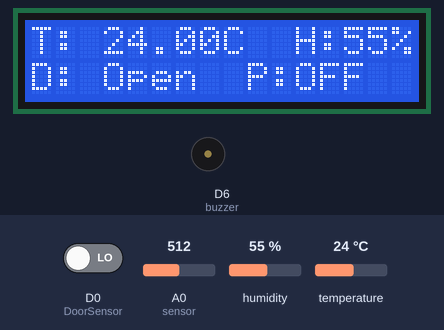
This sketch was run on a simulated ESP8266 (NodeMCU). Parts: 16×2 character LCD, buzzer (waves = sounding, pin HIGH). The test bench sets the inputs (shaded band); at power-on: D0 (DoorSensor) LOW, A0 (sensor) = 512, humidity 55 %, temperature 24 °C. WiFi joins after 1.5 s; servers stay silent unless stated; uploads are accepted with an empty reply; what the sketch prints to the serial monitor is not drawn.

Above: at 6.3 s.
6.4 s: D0 (DoorSensor) driven HIGH
At 9.6 s:
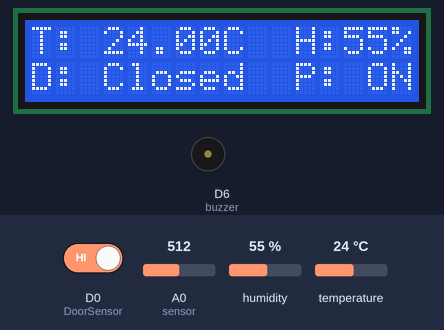
9.9 s: A0 (sensor) set to 978
15.2 s: A0 (sensor) set to 1009
At 20.4 s:
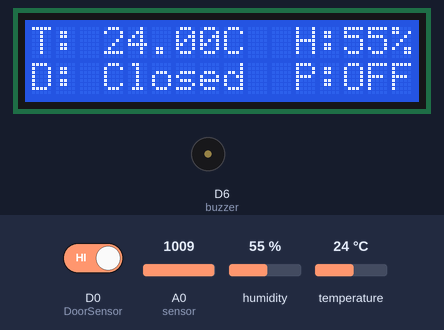
21.0 s: humidity set to 22 %
At 23.5 s:
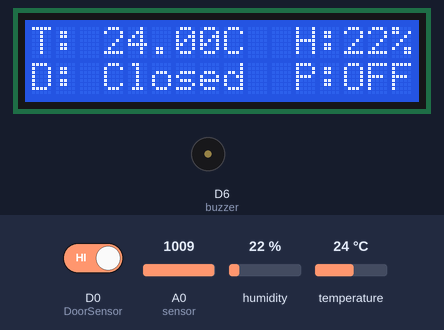
23.8 s: temperature set to 12 °C
At 25.7 s:
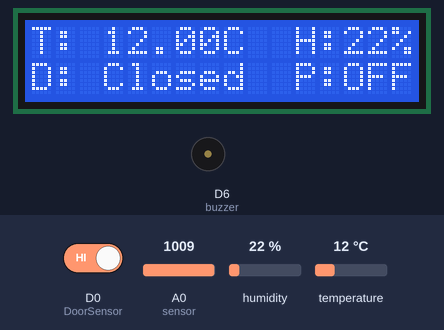
26.5 s: D0 (DoorSensor) driven LOW
At 29.0 s:
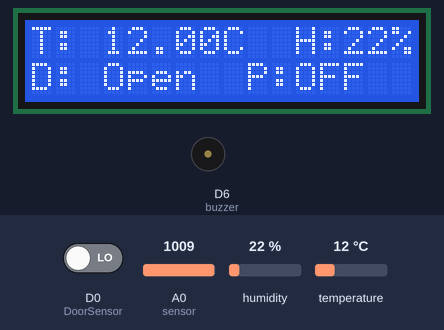
Timing chart, 0 to 30.3 s (numbered marks = the images above; inputs shaded):
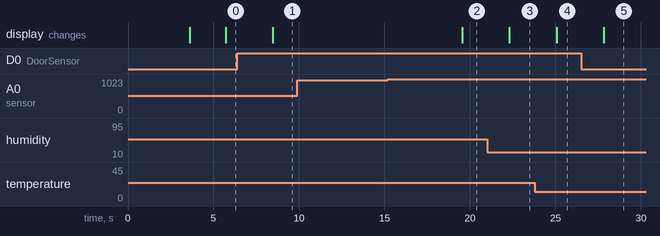

Measured:
- the behaviour switches between 996 and 997 on A0 (sensor) (found by bisection; images 1 and 2)
- after the input at 6.4 s, the display: changes after 2.1 s (image 1)
- after the input at 9.9 s, every drawn part: stays the same
- after the input at 15.2 s, the display: changes after 4.3 s (image 2)
- after the input at 21.0 s, the display: changes after 1.3 s (image 3)
- after the input at 23.8 s, the display: changes after 1.3 s (image 4)
- after the input at 26.5 s, the display: changes after 1.3 s (image 5)

The sketch:

code.ino
```cpp
//DH11  Libraries
#include <Adafruit_Sensor.h>
#include <DHT.h>
#include <DHT_U.h>
// arduino json library
#include <ArduinoJson.h>

// wifi libraies
#include <ESP8266WiFi.h>
#include <ESP8266HTTPClient.h>
#include <WiFiClient.h>
// LCD libraris
#include <LCD_I2C.h>
//lcd globals
LCD_I2C lcd(0x27, 16, 2);
unsigned int lastLCD_update = 0;
#define displayInterval 2000
//esp8266 globals
const char* ssid = "Info";         // change this to your wireless network
const char* password = "enlabs1245";  // change this to your password network
//Your Domain name with URL path or IP address with path
const char* serverName = "http://192.168.43.196/coldRoom/api/";

//DTH11 Globals
#define DHTPIN D5  // Digital pin connected to the DHT sensor
//the pins to connect the buzzer
#define buzzer D6

#define DHTTYPE DHT11  // DHT 11
DHT_Unified dht(DHTPIN, DHTTYPE);
uint32_t delayMS;
unsigned int lastDHT_Update = 0;
// send data to cloud glabals
unsigned int lastTime = 0;
#define SendDataInterval 2000
// the pin where the magnetic reed is connected
#define DoorSensor D0
// global data variables
float tempData = 0;
int humidityData = 0;
int voltageData = 0;
int doorData = 0;


void LCD_SetUp() {
  lcd.begin();
  lcd.backlight();
}


void DTH11_SetUp() {
  dht.begin();
  Serial.println(F("DHTxx Unified Sensor Example"));
  // Print temperature sensor details.
  sensor_t sensor;
  dht.temperature().getSensor(&sensor);
  // Print humidity sensor details.
  dht.humidity().getSensor(&sensor);
  delayMS = sensor.min_delay / 1000;
}

void WiFi_SetUp() {


  lcd.print("Connecting to ");  // You can make spaces using well... spaces
  lcd.setCursor(0, 1);          // Or setting the cursor in the desired position.
  lcd.print("Network .....");
  delay(2000);
  WiFi.begin(ssid, password);
  Serial.println("Connecting");
  while (WiFi.status() != WL_CONNECTED) {
    delay(500);
    Serial.print(".");
  }
  Serial.println("");
  Serial.print("Connected to WiFi network with IP Address: ");
  Serial.println(WiFi.localIP());

  lcd.clear();
  lcd.setCursor(0, 0);
  lcd.print("WiFi connected ");
  lcd.setCursor(0, 1);
  lcd.print("Successfuly  ");
}

void setup() {
  Serial.begin(9600);
  pinMode(DoorSensor, INPUT);  // define the rain sensor as an input
  pinMode(A0,INPUT);
  pinMode(buzzer,OUTPUT);

  LCD_SetUp();    // call of function to setup the lcd
  DTH11_SetUp();  // call to defiend function to setup the DTH11 sensor
  WiFi_SetUp();   // call of define function to set up the wifi of the esp8266

  delay(50);
}


void loop() {


  DTH11_SensorValues();  // get the temperature and humidity
  doorValues();
  lcdDisplay();
  currentSensor();
  sendData();  //send data to the cloud

  delay(10);
}
void lcdDisplay() {  // the function to display the data to the lcd
  if (millis() - lastLCD_update >= displayInterval) {
    lcd.clear();
    lcd.setCursor(0, 0);
    lcd.print("T: ");
    lcd.print(tempData);
    lcd.print("C  H:");
    lcd.print(humidityData);
    lcd.print("%");
    lcd.setCursor(0, 1);
    lcd.print("D: ");
    if (doorData == 1) {
      lcd.print("Open  P:");
      if(voltageData==1){
         lcd.print(" ON");
      }
      else{
         lcd.print("OFF");
      }
    } else {
      lcd.print("Closed  P:");
       if(voltageData==1){
         lcd.print(" ON");
      }
      else{
         lcd.print("OFF");
      }
    }

    lastLCD_update = millis();
  }
}
void doorValues() {
  if (digitalRead(DoorSensor) == HIGH) {
    Serial.println("door open");
    doorData = 0;
  } else {
    doorData = 1;
  }
}

void DTH11_SensorValues() {
  // Delay between measurements.
  delay(delayMS);
  if (millis() - lastDHT_Update >= delayMS) {
    // Get temperature event and print its value.
    sensors_event_t event;
    dht.temperature().getEvent(&event);
    if (isnan(event.temperature)) {
      Serial.println(F("Error reading temperature!"));
    } else {
      Serial.print(F("Temperature: "));
      tempData = event.temperature;
      Serial.print(event.temperature);
      Serial.println(F("°C"));
    }
    // Get humidity event and print its value.
    dht.humidity().getEvent(&event);
    if (isnan(event.relative_humidity)) {
      Serial.println(F("Error reading humidity!"));
    } else {
      Serial.print(F("Humidity: "));
      humidityData = event.relative_humidity;
      Serial.print(event.relative_humidity);
      Serial.println(F("%"));
    }
    lastDHT_Update = millis();
  }
}


void sendData() {
  //Send an HTTP POST request every define interval
  if ((millis() - lastTime) > SendDataInterval) {
    //Check WiFi connection status
    if (WiFi.status() == WL_CONNECTED) {
      WiFiClient client;
      HTTPClient http;
      // Your Domain name
      http.begin(client, serverName);
      //content-type header
      http.addHeader("Content-Type", "application/x-www-form-urlencoded");
      // Data to send with HTTP POST
      String httpRequestData = "tempData=" + String(tempData) + "&humidityData=" + String(humidityData) + "&doorData=" + String(doorData) + "&voltageData=" + String(voltageData);
      // Send HTTP POST request
      int httpResponseCode = http.POST(httpRequestData);
      Serial.print("HTTP Response code: ");
      Serial.println(httpResponseCode);
      String payload = http.getString();
      Serial.println(payload);
      if (httpResponseCode == 200) {
        // Stream& input;

        StaticJsonDocument<120> doc;

        DeserializationError error = deserializeJson(doc, payload);

        if (error) {
          Serial.print(F("deserializeJson() failed: "));
          Serial.println(error.f_str());
          return;
        }

        int overTemp = doc["overTemp"];          // 0
        int lessTemp = doc["lessTemp"];          // 0
        int overHimidity = doc["overHimidity"];  // 0
        int lessHumidity = doc["lessHumidity"];  // 0
        if (overTemp == 1 || lessTemp == 1 || overHimidity == 1 || lessHumidity == 1) {
          tone(buzzer, 450, 500);
          if (overTemp == 1){
            lcd.clear();
            lcd.setCursor(0, 0);
            lcd.print("Over");
            lcd.setCursor(0, 1);
            lcd.print("Temperature ");
            delay(1000);
          }
          if (overHimidity == 1) {
             tone(buzzer, 450, 500);
            lcd.clear();
            lcd.setCursor(0, 0);
            lcd.print("Over");
            lcd.setCursor(0, 1);
            lcd.print("Humidity ");
            delay(1000);
          }
          if (lessHumidity == 1) {
            digitalWrite(buzzer,HIGH);
            lcd.clear();
            lcd.setCursor(0, 0);
            lcd.print("Less");
            lcd.setCursor(0, 1);
            lcd.print("Humidity ");
            delay(1000);
            digitalWrite(buzzer,LOW);
          }
          if (lessTemp == 1) {
             tone(buzzer, 450, 500);
            lcd.clear();
            lcd.setCursor(0, 0);
            lcd.print("Less");
            lcd.setCursor(0, 1);
            lcd.print("Temperature ");
            delay(1000);
          }
        } else {
          tone(buzzer, 0, 0);
        }

      } else {
        lcd.clear();
        lcd.setCursor(0, 0);
        lcd.print("Lost Server....");
        delay(1000);
      }


      http.end();
    } else {
      Serial.println("WiFi Disconnected");

      lcd.clear();
      lcd.setCursor(0, 0);
      lcd.print("Wifi disconnected");
      delay(1000);
    }
    lastTime = millis();
  }
}
void currentSensor() {
  unsigned int x = 0;
  float AcsValue = 0.0, Samples = 0.0, AvgAcs = 0.0, AcsValueF = 0.0;
  for (int x = 0; x < 150; x++) {  //Get 150 samples
    AcsValue = analogRead(A0);     //Read current sensor values
    Samples = Samples + AcsValue;  //Add samples together
    delay(3);                      // let ADC settle before next sample 3ms
  }
  AvgAcs = Samples / 150.0;  //Taking Average of Samples

  //((AvgAcs * (5.0 / 1024.0)) is converitng the read voltage in 0-5 volts
  //2.5 is offset(I assumed that arduino is working on 5v so the viout at no current comes
  //out to be 2.5 which is out offset. If your arduino is working on different voltage than
  //you must change the offset according to the input voltage)
  //0.185v(185mV) is rise in output voltage when 1A current flows at input
  AcsValueF = (3.69 - (AvgAcs * (5.12 / 1024.0))) / 0.185;
  Serial.println(AcsValueF);  //Print the read current on Serial monitor
  delay(50);
  if(AcsValueF<=-7){
    voltageData=0;
  }
  else{
    voltageData=1;
  }
}
```
